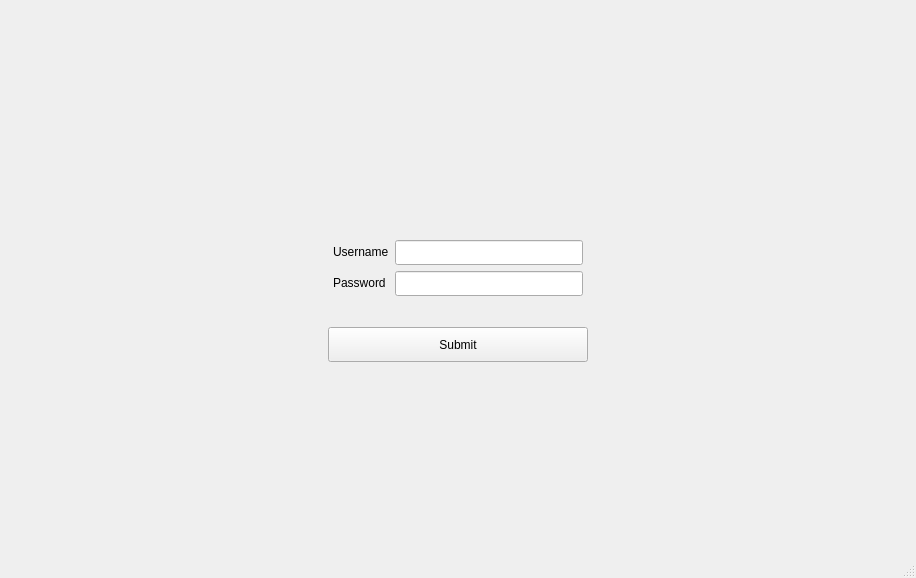
<?xml version="1.0" encoding="UTF-8"?>
<ui version="4.0">
 <class>MainWindow</class>
 <widget class="QMainWindow" name="MainWindow">
  <property name="geometry">
   <rect>
    <x>0</x>
    <y>0</y>
    <width>916</width>
    <height>578</height>
   </rect>
  </property>
  <property name="windowTitle">
   <string>MainWindow</string>
  </property>
  <widget class="QWidget" name="centralwidget">
   <layout class="QVBoxLayout" name="verticalLayout">
    <item>
     <spacer name="verticalSpacer">
      <property name="orientation">
       <enum>Qt::Vertical</enum>
      </property>
      <property name="sizeHint" stdset="0">
       <size>
        <width>20</width>
        <height>40</height>
       </size>
      </property>
     </spacer>
    </item>
    <item>
     <layout class="QHBoxLayout" name="horizontalLayout_2">
      <property name="topMargin">
       <number>20</number>
      </property>
      <property name="bottomMargin">
       <number>0</number>
      </property>
      <item>
       <spacer name="horizontalSpacer_4">
        <property name="orientation">
         <enum>Qt::Horizontal</enum>
        </property>
        <property name="sizeHint" stdset="0">
         <size>
          <width>40</width>
          <height>20</height>
         </size>
        </property>
       </spacer>
      </item>
      <item>
       <layout class="QFormLayout" name="formLayout">
        <property name="leftMargin">
         <number>25</number>
        </property>
        <property name="topMargin">
         <number>25</number>
        </property>
        <property name="rightMargin">
         <number>25</number>
        </property>
        <property name="bottomMargin">
         <number>25</number>
        </property>
        <item row="0" column="1">
         <widget class="QLineEdit" name="lineEdit">
          <property name="minimumSize">
           <size>
            <width>150</width>
            <height>25</height>
           </size>
          </property>
         </widget>
        </item>
        <item row="1" column="0">
         <widget class="QLabel" name="label_2">
          <property name="text">
           <string>Password</string>
          </property>
         </widget>
        </item>
        <item row="1" column="1">
         <widget class="QLineEdit" name="lineEdit_2">
          <property name="minimumSize">
           <size>
            <width>150</width>
            <height>25</height>
           </size>
          </property>
         </widget>
        </item>
        <item row="0" column="0">
         <widget class="QLabel" name="label">
          <property name="text">
           <string>Username</string>
          </property>
         </widget>
        </item>
       </layout>
      </item>
      <item>
       <spacer name="horizontalSpacer_3">
        <property name="orientation">
         <enum>Qt::Horizontal</enum>
        </property>
        <property name="sizeHint" stdset="0">
         <size>
          <width>40</width>
          <height>20</height>
         </size>
        </property>
       </spacer>
      </item>
     </layout>
    </item>
    <item>
     <layout class="QHBoxLayout" name="horizontalLayout">
      <item>
       <spacer name="horizontalSpacer">
        <property name="orientation">
         <enum>Qt::Horizontal</enum>
        </property>
        <property name="sizeHint" stdset="0">
         <size>
          <width>40</width>
          <height>20</height>
         </size>
        </property>
       </spacer>
      </item>
      <item>
       <widget class="QPushButton" name="pushButton">
        <property name="minimumSize">
         <size>
          <width>260</width>
          <height>35</height>
         </size>
        </property>
        <property name="text">
         <string>Submit</string>
        </property>
       </widget>
      </item>
      <item>
       <spacer name="horizontalSpacer_2">
        <property name="orientation">
         <enum>Qt::Horizontal</enum>
        </property>
        <property name="sizeHint" stdset="0">
         <size>
          <width>40</width>
          <height>20</height>
         </size>
        </property>
       </spacer>
      </item>
     </layout>
    </item>
    <item>
     <spacer name="verticalSpacer_2">
      <property name="orientation">
       <enum>Qt::Vertical</enum>
      </property>
      <property name="sizeHint" stdset="0">
       <size>
        <width>20</width>
        <height>40</height>
       </size>
      </property>
     </spacer>
    </item>
   </layout>
  </widget>
  <widget class="QMenuBar" name="menubar">
   <property name="geometry">
    <rect>
     <x>0</x>
     <y>0</y>
     <width>916</width>
     <height>22</height>
    </rect>
   </property>
  </widget>
  <widget class="QStatusBar" name="statusbar"/>
 </widget>
 <resources/>
 <connections/>
</ui>
